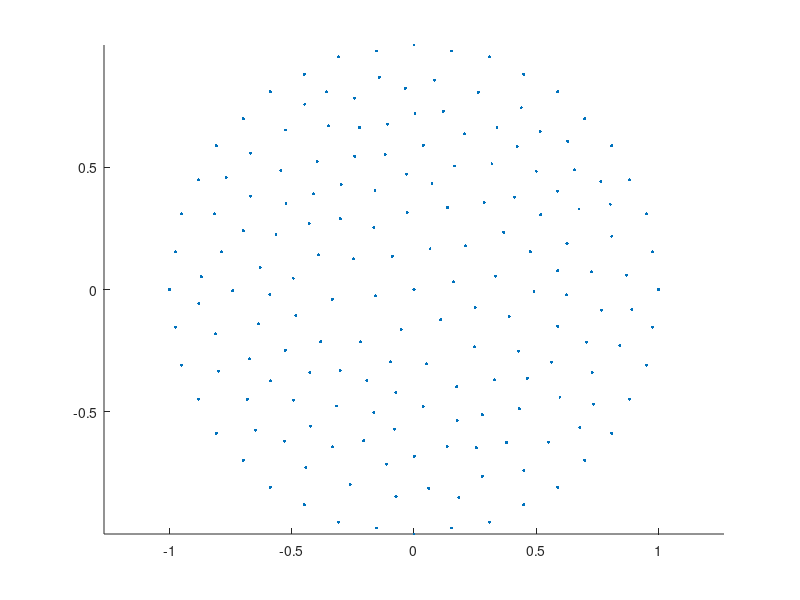

Write MATLAB code to recreate this figure. (Note: this script raises an error after producing the figure.)
% generate the mesh

%script

clear all
close all

%experiment = 'single_particle'
experiment = 'multi_particle'

% plot reference config
plot_reference = 1;

timesteps = 1800;

%geometry = 'sodalime'
%geometry = 'circle'

%delta = 0.002;	% for glass slab
%delta = 0.012;	% peridynamic horizon
%delta = 0.25;	% for the unit circle 
load('delta.mat')

%meshsize = delta/3;
load('meshsize.mat')


disp ('Loading matrices: Pos.mat, Vol.mat, T.mat\n')
load('Pos.mat')
load('Vol.mat')
load('T.mat')
load('geometry.mat')

scatter(Pos(:,1), Pos(:,2), 5, 'filled')
axis equal

disp 'Press key to continue'
pause

% generate the neighbor-list
[NbdArr] = gen_nbdlist(Pos, delta);

disp('Max neighbors') 
size(NbdArr)
disp 'Press key to continue'
pause

% get the position and relative distances of the neighbors
[Nbd_xi_1, Nbd_xi_2, Nbd_xi_norm] = precomputation(NbdArr, Pos, Vol);
[total_nodes, dimension] = size(Pos);

% get the material properties
[delta, rho, Gnot, E, nu, snot, cnot] = material_properties(delta);

% gravity, amplified
gravity = zeros(size(Pos));
gravity(:,2) = - 9.8 * rho * 1e5;

disp 'Precomputation done.'


disp 'Press key to continue'
pause

switch experiment
case 'single_particle'
    % need initial condition
    %[NbdArr_out, u0] = simulate(Pos, NbdArr, Vol, extforce, delta, Nbd_xi_1, Nbd_xi_2, Nbd_xi_norm);

    % initial data
    uold = zeros(total_nodes,2);
    uolddot = zeros(total_nodes,2);
    uolddotdot = zeros(total_nodes,2);

    % specify
    uolddot = zeros(total_nodes,2) + [1e4 0];

    % external force
    %[extforce] = external_force(geometry, Pos, NbdArr, delta);
    %extforce = gravity;
    extforce = zeros(total_nodes, 2);

    % simulate with initial data
    [NbdArr_out, u0] = simulate_initial(uold, uolddot, uolddotdot, Pos, NbdArr, Vol, extforce, delta, Nbd_xi_1, Nbd_xi_2, Nbd_xi_norm, timesteps);


case 'multi_particle'
    % scaling, shifting, rotation
    %total_particles = 1;
    total_particles = 2;

    % particle location, scaling, and rotation
    particle_scaling = ones(total_particles, 1);
    particle_rotation = zeros(total_particles, 1);
    % % Specify
    particle_shift = [0, 0; 0, 2.5];
    %particle_shift = [0, 0];

    % locations of the particles
    Pos_multi = zeros( [size(Pos), total_particles]);
    for i = 1:total_particles
	Pos_multi(:,:,i) = particle_scaling(i) * Pos + particle_shift(i, :);
    end

    % does volume of individual particle have to change?
    Vol_multi = zeros( [size(Vol), total_particles]);
    for i = 1:total_particles
%% Caution: verify that the volume gets multiplied by the scaling to the power the dimension
	Vol_multi(:,i) = ( (particle_scaling(i)).^dimension) .* Vol;
    end

    % external forces on particles
    extforce_multi = zeros( [size(Pos), total_particles]);
    % gravity applies on the second particle only
    %exforce(:,:,2) = gravity * 1e5;

    for i = 1:total_particles
	% get the position and relative distances of the neighbors
	[xi_1_multi(:,:,i), xi_2_multi(:,:,i), xi_norm_multi(:,:,i)] = precomputation(NbdArr, Pos, Vol);
    end

    % initial data
     uold_multi = zeros(total_nodes,2, total_particles);
     uolddot_multi = zeros(total_nodes,2, total_particles);
     uolddotdot_multi = zeros(total_nodes,2, total_particles);

     % specify
    uolddot_multi(:,:,2) = zeros(total_nodes,2) + [0 -1e3];
    
    [NbdArr_out, u0_multi] = simulateMultiple(total_particles, uold_multi, uolddot_multi, uolddotdot_multi, Pos_multi, NbdArr, Vol_multi, extforce_multi, delta, rho, cnot, snot, xi_1_multi, xi_2_multi, xi_norm_multi, timesteps);

otherwise
    disp 'No experiment provided'

end
